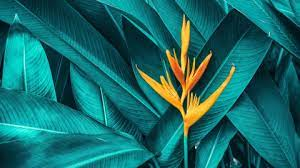
#> input picture Water Marking using CV/Dataset/7.jfif, 300 x 168 px
$ python 2.py   (older library calls are emulated)
#> lines starting #> are read from the running program, lines starting #| are printed output that depends on the picture
#using ImageDraw

#Import required Image library
from PIL import Image, ImageDraw, ImageFont

#Create an Image Object from an Image
im = Image.open('Dataset/7.jfif')
#> im is the input picture: PIL image 300x168 RGB; mean R, G, B 23.3, 108.1, 106.6
width, height = im.size
#> width = 300; height = 168
print(im.size)
#| (300, 168)
draw = ImageDraw.Draw(im)
text = "CV Crash course"

font = ImageFont.truetype('Dataset/arial.ttf', 20)


textwidth, textheight = draw.textsize(text, font)
#> textwidth = 165; textheight = 19

# calculate the x,y coordinates of the text
margin = 10
x = width - textwidth - margin
#> x = 125
y = height - textheight - margin
#> y = 139

# draw watermark in the bottom right corner
draw.text((x, y), text, font=font)
im.show()
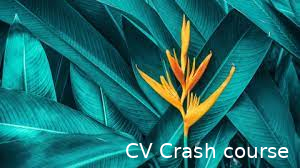
#> shown: PIL image 300x168 RGB; mean R, G, B 26.5, 110.1, 108.5

#Save watermarked image
im.save('watermarkedimage.jpg')
